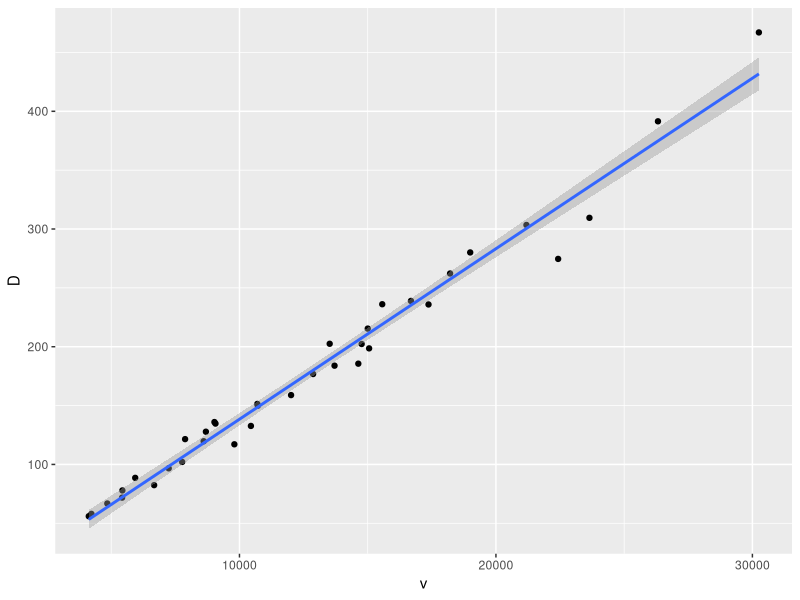
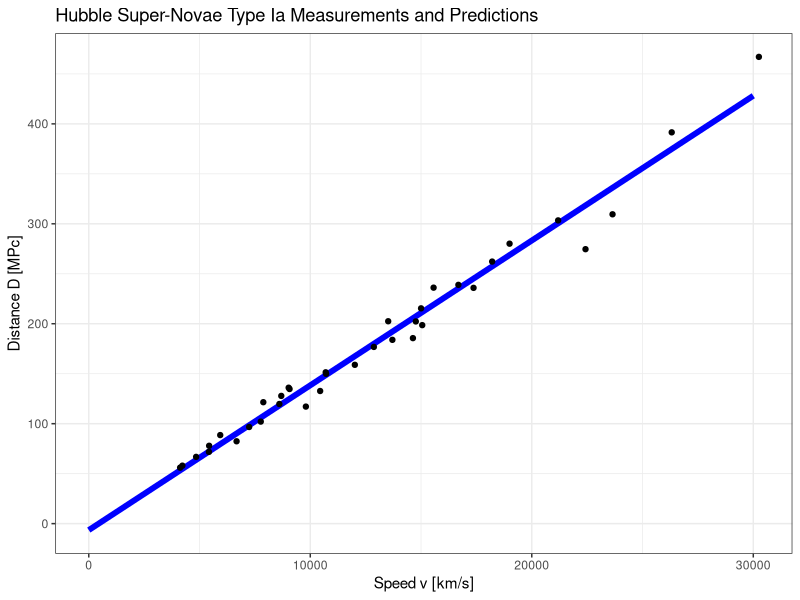

These figures' R source, in order:
## ---- chunk 1
knitr::opts_chunk$set(echo = TRUE)
## ---- chunk 2
suppressPackageStartupMessages(library(dplyr))
suppressPackageStartupMessages(library(ggplot2))
suppressPackageStartupMessages(library(lava))  # includes data
## ---- chunk 3
data("hubble")
# contains velocity (v) and distance (D) measures of 36 Type Ia super-novae from 
# the Hubble Space Telescope
## ---- chunk 4
hubble %>% head()
## ---- chunk 5
g <- ggplot(data = hubble,
            mapping = aes(x = v, y = D)) +
     geom_point() +
     geom_smooth(method = 'lm')

g
## ---- chunk 6
model_hubble <- lm(data = hubble, 
                   formula = D ~ v)

model_hubble
## ---- chunk 7
model_hubble_summary <- model_hubble %>% summary()
model_hubble_summary$adj.r.squared
## ---- chunk 8
# Yes
## ---- chunk 9
new_data <- data.frame(v = seq(0, 30000, 1000))
## ---- chunk 10
new_data$D_pred <- predict(object = model_hubble, newdata = new_data)
## ---- chunk 11
g <- ggplot(new_data, aes(v, D_pred))
g <- g + geom_line(color = "blue", size = 2)
g <- g + geom_point(data = hubble, aes(v, D))
g <- g + theme_bw()
g <- g + xlab ("Speed v [km/s]")
g <- g + ylab ("Distance D [MPc]")
g <- g + ggtitle("Hubble Super-Novae Type Ia Measurements and Predictions")
g
## ---- chunk 12
hubble <- hubble %>% 
  mutate(hub_const = v/D)

head(hubble)
